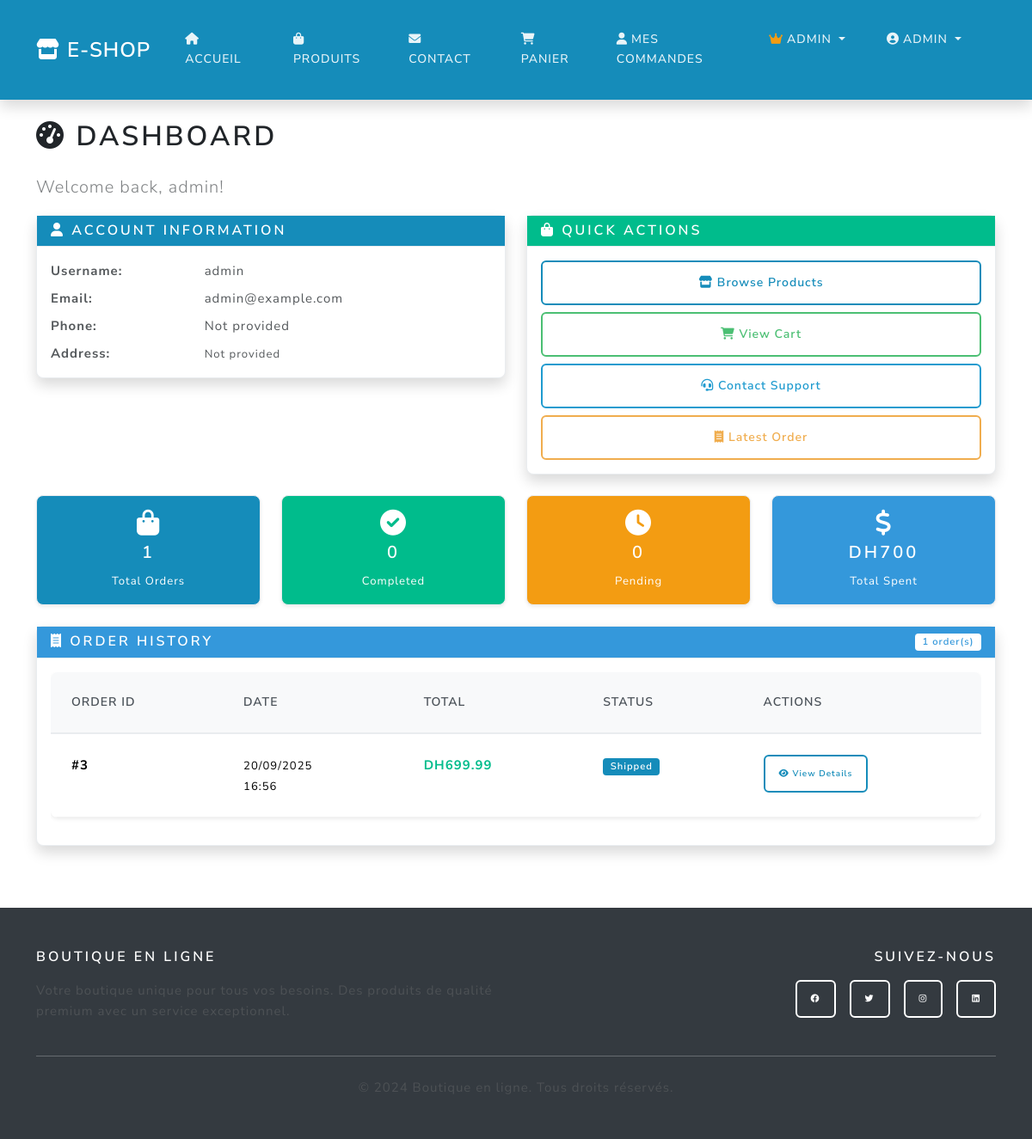
Page /dashboard (signed in) on the earlier database version.
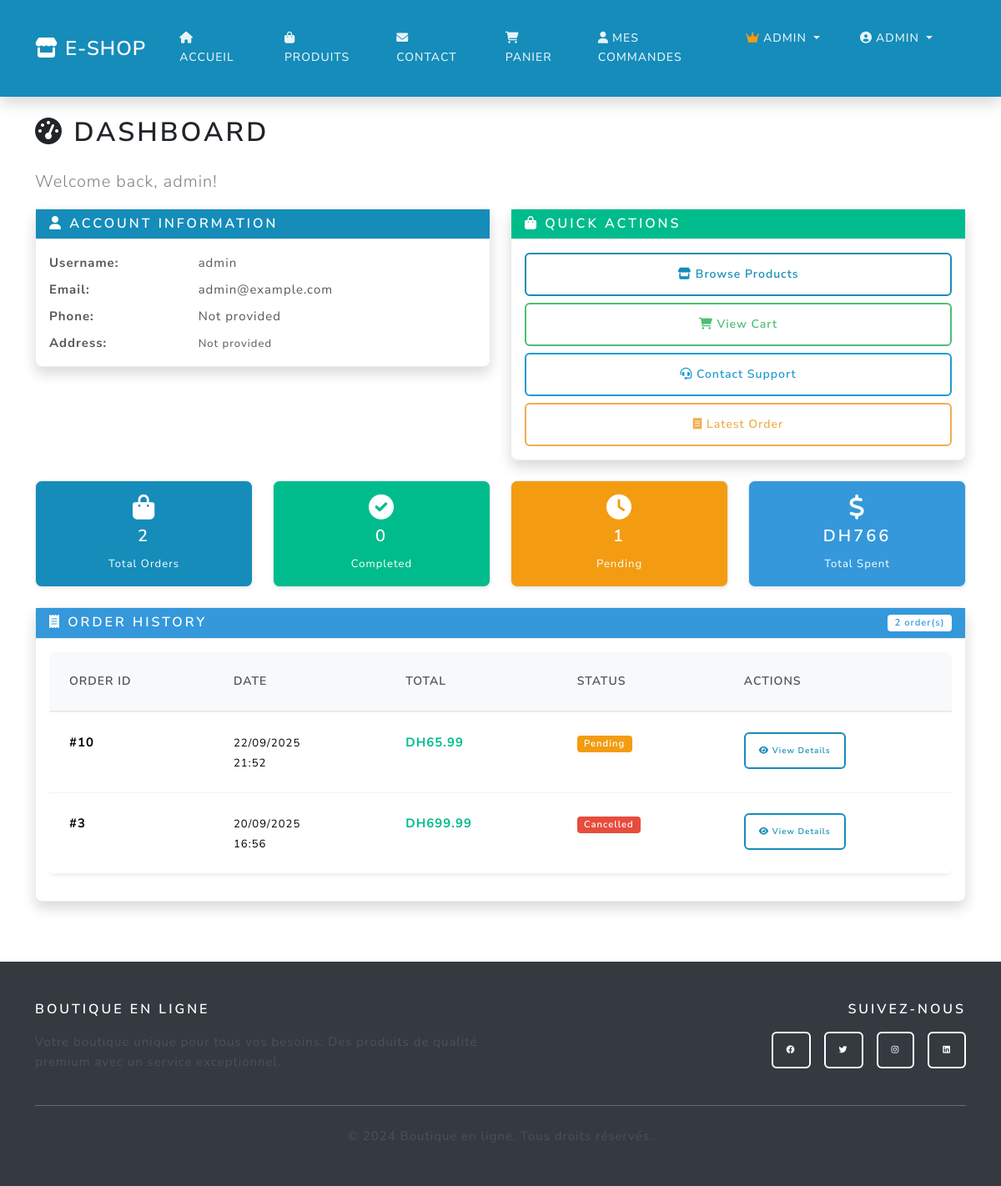
Same page on the later database version.
### main.py (models this page shows)
class Order(db.Model):
    id = db.Column(db.Integer, primary_key=True)
    user_id = db.Column(db.Integer, db.ForeignKey('user.id'), nullable=False)
    total = db.Column(db.Float, nullable=False)
    status = db.Column(db.String(20), default='pending')
    created_at = db.Column(db.DateTime, default=db.func.current_timestamp())

### main.py (the view)
@app.route('/dashboard')
@login_required
def dashboard():
    orders = Order.query.filter_by(user_id=current_user.id).order_by(Order.created_at.desc()).all()
    return render_template('dashboard.html', orders=orders)

### main.py (called while the page is built, shortened)
@login_manager.user_loader
def load_user(user_id):
    return User.query.get(int(user_id))

@app.context_processor
def inject_cart_count():
    if current_user.is_authenticated:
        try:
            from sqlalchemy import inspect
            inspector = inspect(db.engine)
            if 'cart' in inspector.get_table_names():
                cart_count = Cart.query.filter_by(user_id=current_user.id).count()
                cart_total_quantity = db.session.query(db.func.sum(Cart.quantity))\
                    .filter_by(user_id=current_user.id).scalar() or 0
                return {
                    'cart_count': cart_count,
                    'cart_total_quantity': int(cart_total_quantity)
                }
        except Exception:
            pass
    return {'cart_count': 0, 'cart_total_quantity': 0}

def get_shipping_settings():
    settings = ShippingSettings.query.first()
    return settings

### templates/dashboard.html (shortened to what the changed rows need)
{% extends "base.html" %}
{% block content %}
<div class="container py-4">
  <div class="row">
    <div class="col-12">
      <h1 class="mb-4"><i class="fas fa-tachometer-alt"></i> Dashboard</h1>
    </div>
  </div>
  <div class="row mb-4">
    <div class="col-md-3">
      <div class="card bg-primary text-white">
        <div class="card-body text-center">
          <i class="fas fa-shopping-bag fa-2x mb-2"></i>
          <h4>{{ orders|length }}</h4>
          <small>Total Orders</small>
        </div>
      </div>
    </div>
    <div class="col-md-3">
      <div class="card bg-warning text-white">
        <div class="card-body text-center">
          <i class="fas fa-clock fa-2x mb-2"></i>
          <h4>{{ orders|selectattr('status', 'equalto', 'pending')|list|length }}</h4>
          <small>Pending</small>
        </div>
      </div>
    </div>
    <div class="col-md-3">
      <div class="card bg-info text-white">
        <div class="card-body text-center">
          <i class="fas fa-dollar-sign fa-2x mb-2"></i>
          <h4>DH{{ "%.0f"|format(orders|sum(attribute='total')) }}</h4>
          <small>Total Spent</small>
        </div>
      </div>
    </div>
  </div>
  <div class="row">
    <div class="col-12">
      <div class="card shadow">
        <div class="card-header bg-info text-white d-flex justify-content-between align-items-center">
          <h5 class="mb-0"><i class="fas fa-receipt"></i> Order History</h5>
          <span class="badge bg-white text-info">{{ orders|length }} order(s)</span>
        </div>
        <div class="card-body">
          {% if orders %}
          <div class="table-responsive">
            <table class="table table-hover">
              <thead>
                <tr>
                  <th>Order ID</th>
                  <th>Date</th>
                  <th>Total</th>
                  <th>Status</th>
                  <th>Actions</th>
                </tr>
              </thead>
              <tbody>
                {% for order in orders %}
                <tr>
                  <td><strong>#{{ order.id }}</strong></td>
                  <td>
                    <small>
                      {{ order.created_at.strftime('%d/%m/%Y') if order.created_at else 'N/A' }}<br>
                      {{ order.created_at.strftime('%H:%M') if order.created_at else '' }}
                    </small>
                  </td>
                  <td><strong class="text-success">DH{{ "%.2f"|format(order.total) }}</strong></td>
                  <td>
                    {% if order.status == 'pending' %}
                      <span class="badge bg-warning">Pending</span>
                    {% elif order.status == 'processing' %}
                      <span class="badge bg-info">Processing</span>
                    {% elif order.status == 'shipped' %}
                      <span class="badge bg-primary">Shipped</span>
                    {% elif order.status == 'delivered' %}
                      <span class="badge bg-success">Delivered</span>
                    {% elif order.status == 'completed' %}
                      <span class="badge bg-success">Completed</span>
                    {% elif order.status == 'cancelled' %}
                      <span class="badge bg-danger">Cancelled</span>
                    {% else %}
                      <span class="badge bg-secondary">{{ order.status.title() }}</span>
                    {% endif %}
                  </td>
                  <td>
                    <a href="{{ url_for('order_detail', order_id=order.id) }}"
                       class="btn btn-sm btn-outline-primary">
                      <i class="fas fa-eye"></i> View Details
                    </a>
                  </td>
                </tr>
                {% endfor %}
              </tbody>
            </table>
          </div>
          {% endif %}
        </div>
      </div>
    </div>
  </div>
</div>
{% endblock %}

Differences in the rows shown:
added Order: id "10", created_at "22/09/2025", created_at "21:52", total "65.99", status "Pending"
changed Order id 3: status "Shipped" → "Cancelled"
Other differences:
{{ orders|length }}: "1" → "2"
{{ orders|selectattr('status', 'equalto', 'pending')|list|length }}: "0" → "1"
{{ "%.0f"|format(orders|sum(attribute='total')) }}: "700" → "766"
